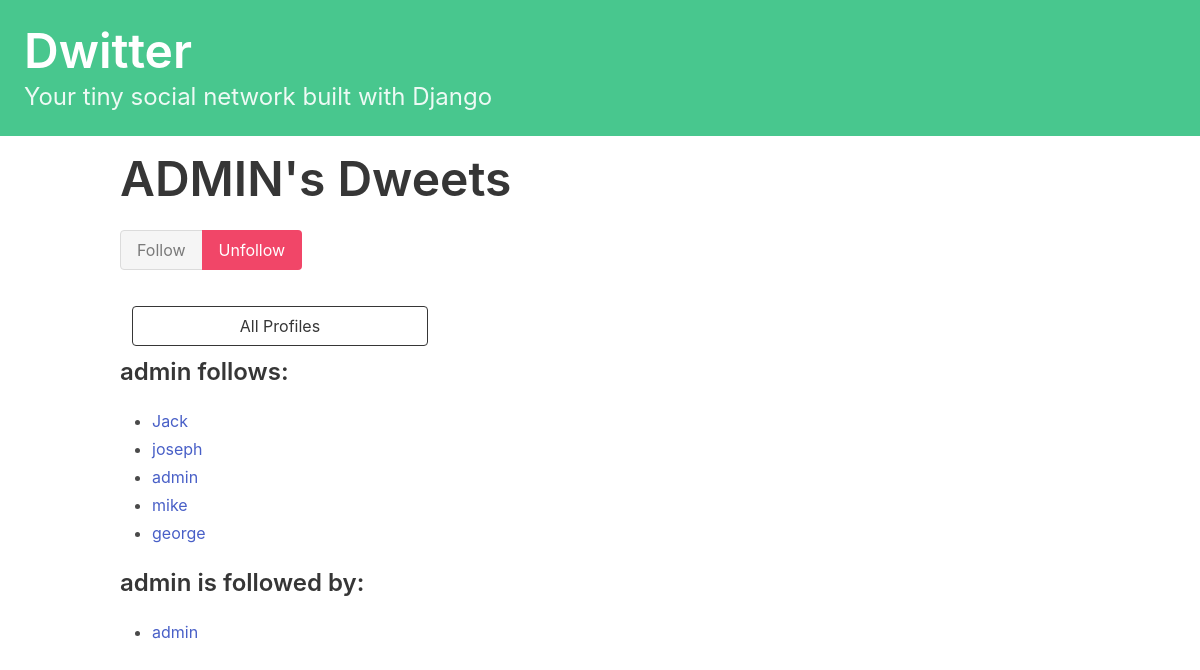
Before: /profile/4 (signed in) with the older database file.
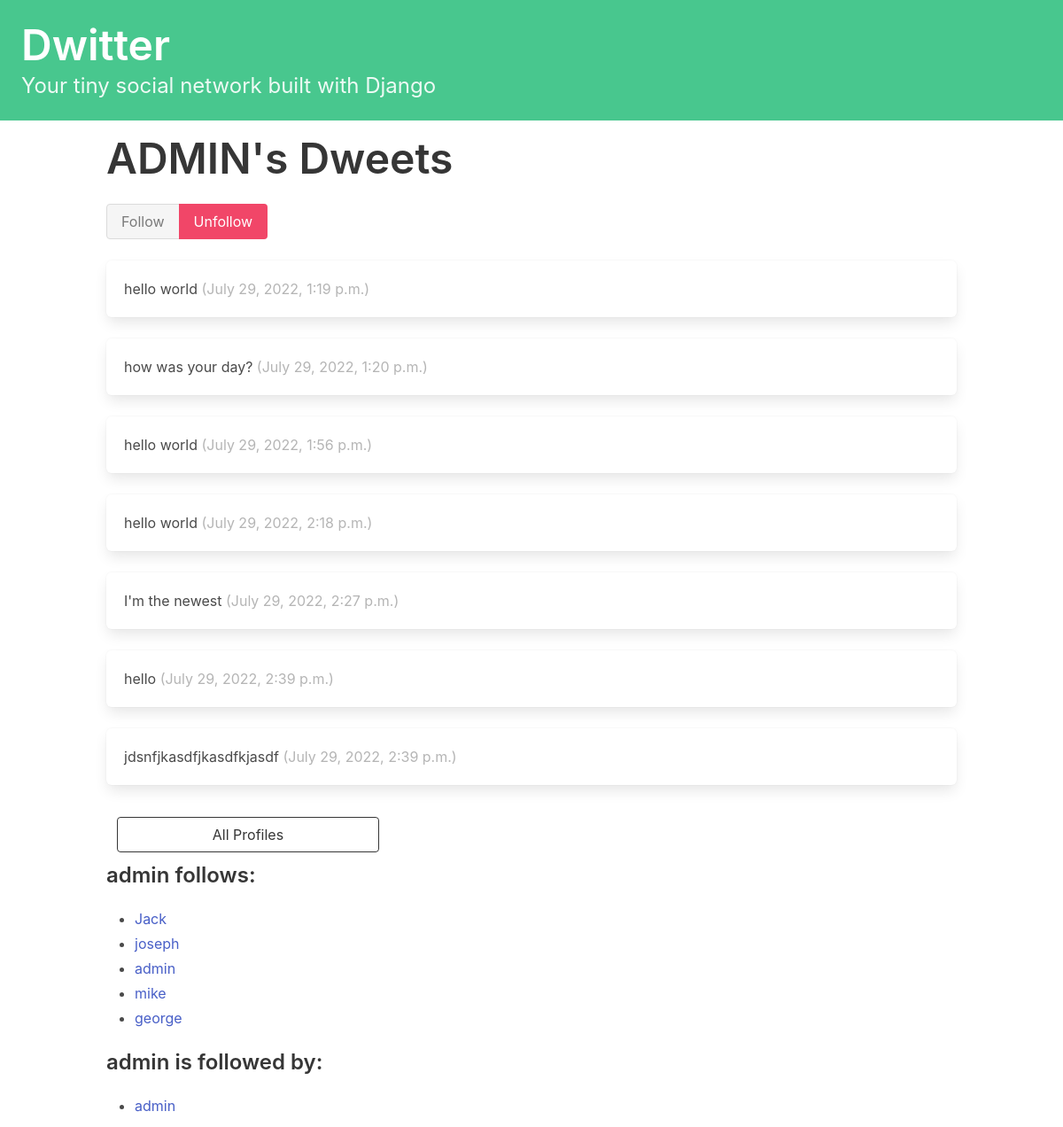
After: the same page with the newer database file.
### dwitter/models.py (models this page shows, shortened)
class Profile(models.Model):
    user = models.OneToOneField(User, on_delete=models.CASCADE)
    follows = models.ManyToManyField(
        "self",
        related_name="followed_by",
        symmetrical=False,
        blank=True
    )
    def __str__(self):
        return self.user.username

class Dweet(models.Model):
    user = models.ForeignKey(
        User, related_name = "dweets", on_delete=models.DO_NOTHING
    )
    body = models.CharField(max_length=140)
    created_at = models.DateTimeField(auto_now_add=True)

### dwitter/views.py (the view, shortened to what this page needs)
# urls.py: path("profile/<int:pk>", profile, name="profile"),
def profile(request, pk):
    if not hasattr(request.user, 'profile'):
        missing_profile = Profile(user=request.user)
        missing_profile.save()
    profile = Profile.objects.get(pk=pk)
    return render(request, "dwitter/profile.html", {"profile": profile})

### dwitter/templates/dwitter/profile.html (shortened to what this page needs)
    {% extends 'base.html' %}
    {% block content %}
    <div class="column">
        <div class="block">
        <h1 class="title is-1">
            {{ profile.user.username|upper }}'s Dweets
        </h1>
        <form method="post">
            <div class="buttons has-addons">
            {% if profile in user.profile.follows.all %}
                <button class="button is-success is-static">Follow</button>
                <button class="button is-danger" name="follow" value="unfollow">
                    Unfollow
                </button>
            {% else %}
                <button class="button is-success" name="follow" value="follow">
                    Follow
                </button>
                <button class="button is-danger is-static">Unfollow</button>
            {% endif %}
        </div>
        </form>
        </div>
        <div class="content">
            {% for dweet in profile.user.dweets.all %}
                <div class="box">
                    {{ dweet.body }}
                    <span class="is-small has-text-grey-light">
                        ({{ dweet.created_at }})
                    </span>
                </div>
            {% endfor %}
        </div>
        <div class="column is-one-third">
            <div class="block">
                <a href="{% url 'dwitter:profile_list' %}">
                    <button class="button is-dark is-outlined is-fullwidth">
                        All Profiles
                    </button>
                </a>
        </div>
    </div>
        <div class="block">
            <h3 class="title is-4">
                {{profile.user.username}} follows:
            </h3>
            <div class="content">
                <ul>
                {% for following in profile.follows.all %}
                    <li>
                        <a href="{% url 'dwitter:profile' following.id %}">
                            {{ following }}
                        </a>
                    </li>
                {% endfor %}
                </ul>
            </div>
        </div>
        <div class="block">
            <h3 class="title is-4">
                {{profile.user.username}} is followed by:
            </h3>
            <div class="content">
                <ul>
                {% for follower in profile.followed_by.all %}
                    <li>
                        <a href="{% url 'dwitter:profile' follower.id %}">
                            {{ follower }}
                        </a>
                    </li>
                {% endfor %}
                </ul>
            </div>
        </div>
    </div>
    {% endblock content %}

Changed rows visible on the page:
added Dweet: body "hello world", created_at "July 29, 2022, 1:19 p.m."
added Dweet: body "how was your day?", created_at "July 29, 2022, 1:20 p.m."
added Dweet: body "hello world", created_at "July 29, 2022, 1:56 p.m."
added Dweet: body "hello world", created_at "July 29, 2022, 2:18 p.m."
added Dweet: body "I'm the newest", created_at "July 29, 2022, 2:27 p.m."
added Dweet: body "hello", created_at "July 29, 2022, 2:39 p.m."
added Dweet: body "jdsnfjkasdfjkasdfkjasdf", created_at "July 29, 2022, 2:39 p.m."
